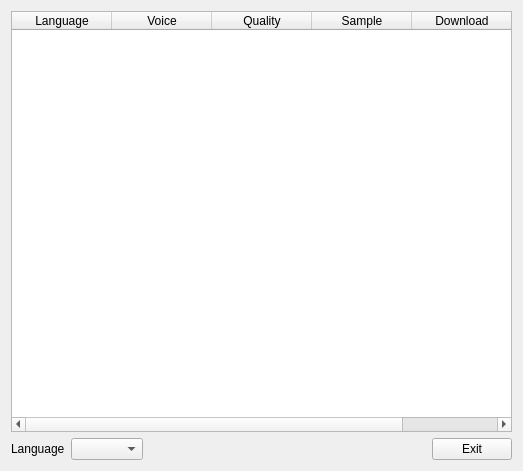
<?xml version="1.0" encoding="UTF-8"?>
<ui version="4.0">
 <class>Form</class>
 <widget class="QWidget" name="Form">
  <property name="geometry">
   <rect>
    <x>0</x>
    <y>0</y>
    <width>523</width>
    <height>471</height>
   </rect>
  </property>
  <property name="windowTitle">
   <string>Download voices</string>
  </property>
  <layout class="QVBoxLayout" name="verticalLayout">
   <item>
    <widget class="QTableWidget" name="tableWidget">
     <column>
      <property name="text">
       <string>Language</string>
      </property>
     </column>
     <column>
      <property name="text">
       <string>Voice</string>
      </property>
     </column>
     <column>
      <property name="text">
       <string>Quality</string>
      </property>
     </column>
     <column>
      <property name="text">
       <string>Sample</string>
      </property>
     </column>
     <column>
      <property name="text">
       <string>Download</string>
      </property>
     </column>
    </widget>
   </item>
   <item>
    <layout class="QHBoxLayout" name="horizontalLayout">
     <item>
      <widget class="QLabel" name="label">
       <property name="text">
        <string>Language</string>
       </property>
      </widget>
     </item>
     <item>
      <widget class="QComboBox" name="comboBox"/>
     </item>
     <item>
      <spacer name="horizontalSpacer">
       <property name="orientation">
        <enum>Qt::Orientation::Horizontal</enum>
       </property>
       <property name="sizeHint" stdset="0">
        <size>
         <width>40</width>
         <height>20</height>
        </size>
       </property>
      </spacer>
     </item>
     <item>
      <widget class="QPushButton" name="exitButton">
       <property name="text">
        <string>Exit</string>
       </property>
      </widget>
     </item>
    </layout>
   </item>
  </layout>
 </widget>
 <resources/>
 <connections/>
</ui>
